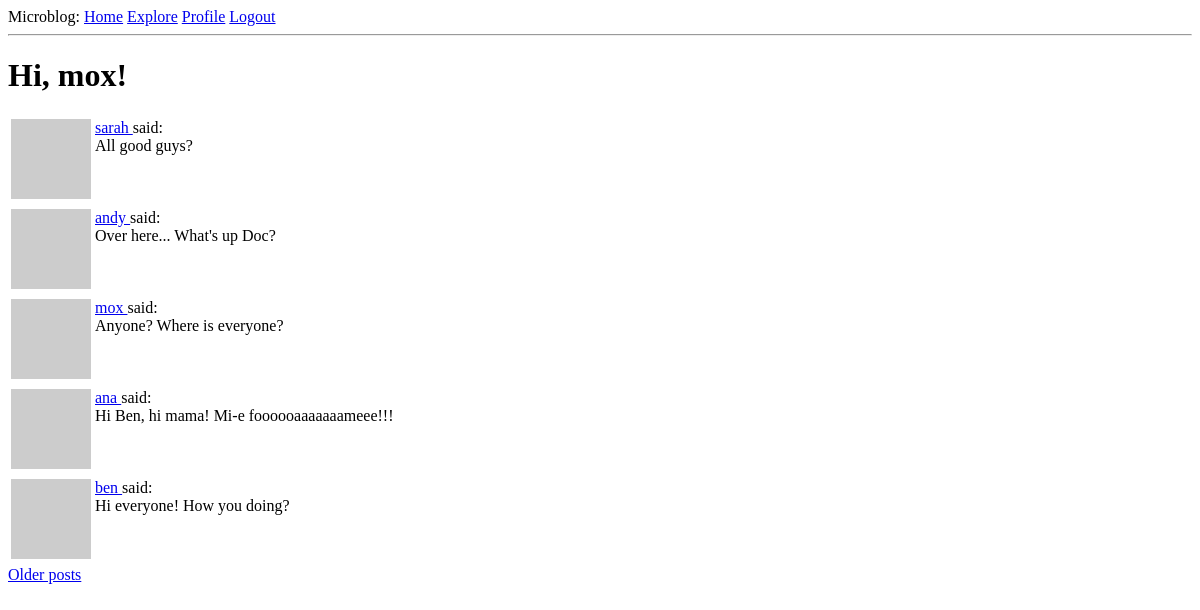
Before: /explore (signed in) with the older database file.
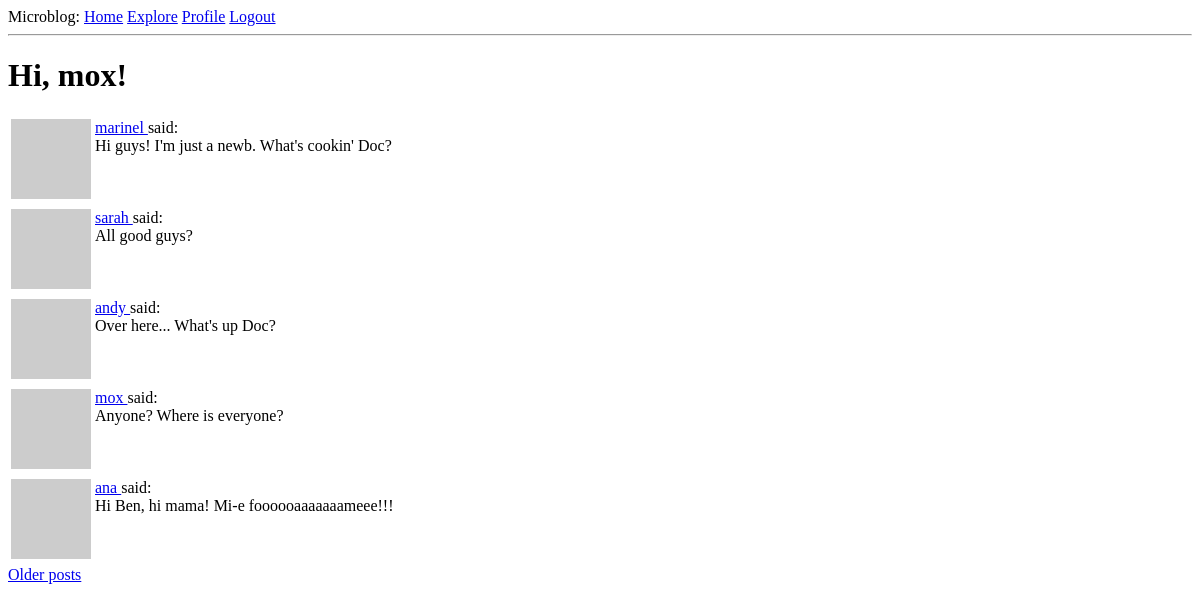
After: the same page with the newer database file.
### app/models.py (models this page shows, shortened)
class User(UserMixin, db.Model):
    id = db.Column(db.Integer, primary_key=True)
    username = db.Column(db.String(60), index=True, unique=True)
    email = db.Column(db.String(120), index=True, unique=True)
    password_hash = db.Column(db.String(128))
    posts = db.relationship('Post', backref='author', lazy='dynamic')
    about_me = db.Column(db.String(140))
    last_seen = db.Column(db.DateTime, default=datetime.utcnow)
    followed = db.relationship('User', secondary=followers,
                               primaryjoin=(followers.c.follower_id == id),
                               secondaryjoin=(followers.c.followed_id == id),
                               backref=db.backref('followers', lazy='dynamic'),
                               lazy='dynamic')
    def avatar(self, size):
        digest = md5(self.email.lower().encode('utf-8')).hexdigest()
        return f'https://www.gravatar.com/avatar/{digest}?d=monsterid&s={size}'

class Post(db.Model):
    id = db.Column(db.Integer, primary_key=True)
    body = db.Column(db.String(140))
    timestamp = db.Column(db.DateTime, index=True, default=datetime.utcnow)
    user_id = db.Column(db.Integer, db.ForeignKey('user.id'))

### app/routes.py (the view)
@app.route('/explore')
@login_required
def explore():
    page = request.args.get('page', 1, type=int)
    posts = Post.query.order_by(Post.timestamp.desc()).paginate(page, app.config['POSTS_PER_PAGE'],
                                                                False)
    next_url = url_for('explore', page=posts.next_num) if posts.has_next else None
    prev_url = url_for('explore', page=posts.prev_num) if posts.has_prev else None
    return render_template('index.html', title='Explore', posts=posts.items,
                           next_url=next_url, prev_url=prev_url)

### app/models.py (called while the page is built)
@login.user_loader
def load_user(id):
    return User.query.get(int(id))

### app/routes.py (called while the page is built)
@app.before_request
def before_request():
    if current_user.is_authenticated:
        current_user.last_seen = datetime.utcnow()
        db.session.commit()

### app/templates/index.html (shortened to what this page needs)
{% extends 'base.html' %}
{% block content %}
    <h1>Hi, {{current_user.username}}!</h1>
    {% for post in posts %}
        {% include '_post.html' %}
    {% endfor %}
    {% if next_url %}
    <a href="{{ next_url }}">Older posts</a>
    {% endif %}
{% endblock %}

### app/templates/base.html (shortened to what this page needs)
<!DOCTYPE html>
<html lang="en">
<head>
</head>
<body>
    <div>Microblog:
        <a href="{{ url_for('index') }}">Home</a>
        <a href="{{ url_for('explore') }}">Explore</a>
    {% if current_user.is_anonymous %}
        <a href="{{ url_for('login') }}">Login</a>
    {% else %}
        <a href="{{ url_for('user', username=current_user.username) }}">Profile</a>
        <a href="{{ url_for('logout') }}">Logout</a>
    {% endif %}
    </div>
    <hr>
    {% block content %}{% endblock %}
</body>
</html>

### app/templates/_post.html
<table>
        <tr valign="top">
            <td><img src="{{ post.author.avatar(36) }}"></td>
            <td>
                <a href="{{ url_for('user', username=post.author.username) }}">
                    {{ post.author.username }}
                </a>
                said:<br> {{ post.body }}
            </td>
        </tr>
</table>

Changed rows visible on the page:
no longer on this page (row unchanged): Post: author.username "ben", body "Hi everyone! How you doing?"
added Post: author.username "marinel", body "Hi guys! I'm just a newb. What's cookin' Doc?"
